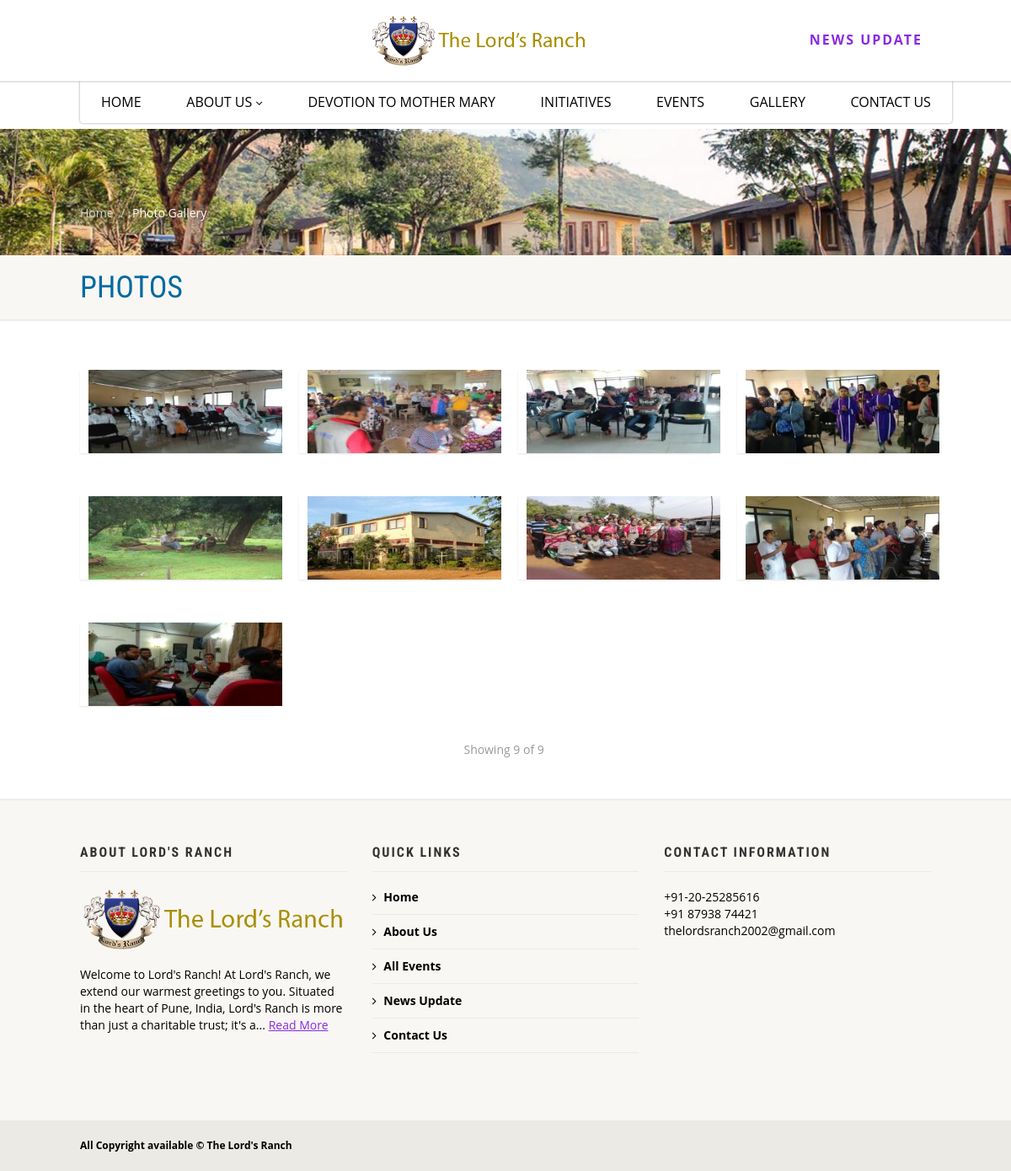
/gallery.php, run on the app's committed database.
### tables this page shows
CREATE TABLE `gallery` (
  `id` int(11) NOT NULL,
  `caption` varchar(225) NOT NULL,
  `file` varchar(255) NOT NULL
);

CREATE TABLE `welcome` (
  `id` int(11) NOT NULL,
  `body` varchar(5000) NOT NULL
);

CREATE TABLE `settings` (
  `id` int(11) NOT NULL,
  `site_name` varchar(45) NOT NULL,
  `site_title` varchar(60) NOT NULL,
  `email` varchar(60) NOT NULL,
  `site_desc` varchar(350) NOT NULL,
  `site_keyword` varchar(250) NOT NULL,
  `google_code` varchar(1000) NOT NULL,
  `street` varchar(100) NOT NULL,
  `city` varchar(60) NOT NULL,
  `country` varchar(50) NOT NULL,
  `phone` varchar(15) NOT NULL,
  `facebook` varchar(45) NOT NULL,
  `twitter` varchar(34) NOT NULL,
  `linkedin` varchar(45) NOT NULL,
  `status` varchar(25) NOT NULL
);

### idiorm.php (called while the page is built, shortened)
<?php
    class ORM implements ArrayAccess {
        protected static $_default_config = array(
            'connection_string' => 'sqlite::memory:',
            'id_column' => 'id',
            'id_column_overrides' => array(),
            'error_mode' => PDO::ERRMODE_EXCEPTION,
            'username' => null,
            'password' => null,
            'driver_options' => null,
            'identifier_quote_character' => null,
            'limit_clause_style' => null,
            'logging' => false,
            'logger' => null,
            'caching' => false,
            'caching_auto_clear' => false,
            'return_result_sets' => false,
        );
        protected static $_config = array();
        protected static $_db = array();
        protected static $_last_statement = null;
        protected $_connection_name;
        protected $_table_name;
        protected $_values = array();
        protected $_result_columns = array('*');
        protected $_join_sources = array();
        protected $_limit = null;
        protected $_offset = null;
        protected $_order_by = array();
        protected $_group_by = array();
        public static function configure($key, $value = null, $connection_name = self::DEFAULT_CONNECTION) {
            if (is_array($key)) {
                foreach ($key as $conf_key => $conf_value) {
                    self::configure($conf_key, $conf_value, $connection_name);
                }
            } else {
                if (is_null($value)) {
                    $value = $key;
                    $key = 'connection_string';
                }
                self::$_config[$connection_name][$key] = $value;
            }
        }
        public static function for_table($table_name, $connection_name = self::DEFAULT_CONNECTION) {
            return new self($table_name, array(), $connection_name);
        }
        protected static function _setup_db_config($connection_name) {
            if (!array_key_exists($connection_name, self::$_config)) {
                self::$_config[$connection_name] = self::$_default_config;
            }
        }
        public static function set_db($db, $connection_name = self::DEFAULT_CONNECTION) {
            self::$_db[$connection_name] = $db;
        }
        protected static function _setup_identifier_quote_character($connection_name) {
            if (is_null(self::$_config[$connection_name]['identifier_quote_character'])) {
                self::$_config[$connection_name]['identifier_quote_character'] =
                    self::_detect_identifier_quote_character($connection_name);
            }
        }
        public static function _setup_limit_clause_style($connection_name) {
            if (is_null(self::$_config[$connection_name]['limit_clause_style'])) {
                self::$_config[$connection_name]['limit_clause_style'] =
                    self::_detect_limit_clause_style($connection_name);
            }
        }
        protected static function _detect_identifier_quote_character($connection_name) {
            switch(self::get_db($connection_name)->getAttribute(PDO::ATTR_DRIVER_NAME)) {
                case 'mysql':
                case 'sqlite':
                case 'sqlite2':
                default:
                    return '`';
            }
        }
        protected static function _detect_limit_clause_style($connection_name) {
            switch(self::get_db($connection_name)->getAttribute(PDO::ATTR_DRIVER_NAME)) {
                default:
                    return ORM::LIMIT_STYLE_LIMIT;
            }
        }
        public static function get_db($connection_name = self::DEFAULT_CONNECTION) {
            return self::$_db[$connection_name];
        }
        public static function get_last_statement() {
            return self::$_last_statement;
        }
        protected static function _execute($query, $parameters = array(), $connection_name = self::DEFAULT_CONNECTION) {
            $statement = self::get_db($connection_name)->prepare($query);
            self::$_last_statement = $statement;
            $time = microtime(true);
            $q = $statement->execute();
            return $q;
        }
        protected static function _log_query($query, $parameters, $connection_name, $query_time) {
            if (!self::$_config[$connection_name]['logging']) {
                return false;
            }
            return true;
        }
        protected function __construct($table_name, $data = array(), $connection_name = self::DEFAULT_CONNECTION) {
            $this->_table_name = $table_name;
            $this->_connection_name = $connection_name;
        }
        public function find_array() {
            return $this->_run();
        }
        public function limit($limit) {
            $this->_limit = $limit;
            return $this;
        }
        public function offset($offset) {
            $this->_offset = $offset;
            return $this;
        }
        protected function _add_order_by($column_name, $ordering) {
            $column_name = $this->_quote_identifier($column_name);
            $this->_order_by[] = "{$column_name} {$ordering}";
            return $this;
        }
        public function order_by_desc($column_name) {
            return $this->_add_order_by($column_name, 'DESC');
        }
        protected function _build_select() {
            return $this->_join_if_not_empty(" ", array(
                $this->_build_select_start(),
                $this->_build_join(),
                $this->_build_where(),
                $this->_build_group_by(),
                $this->_build_having(),
                $this->_build_order_by(),
                $this->_build_limit(),
                $this->_build_offset(),
            ));
        }
        protected function _build_select_start() {
            $fragment = 'SELECT ';
            $result_columns = join(', ', $this->_result_columns);
            $fragment .= "{$result_columns} FROM " . $this->_quote_identifier($this->_table_name);
            return $fragment;
        }
        protected function _build_join() {
            if (count($this->_join_sources) === 0) {
                return '';
            }
            return join(" ", $this->_join_sources);
        }
        protected function _build_where() {
            return $this->_build_conditions('where');
        }
        protected function _build_having() {
            return $this->_build_conditions('having');
        }
        protected function _build_group_by() {
            if (count($this->_group_by) === 0) {
                return '';
            }
            return "GROUP BY " . join(", ", $this->_group_by);
        }
        protected function _build_conditions($type) {
            $conditions_class_property_name = "_{$type}_conditions";
            if (count($this->$conditions_class_property_name) === 0) {
                return '';
            }
            $conditions = array();
            return strtoupper($type) . " " . join(" AND ", $conditions);
        }
        protected function _build_order_by() {
            if (count($this->_order_by) === 0) {
                return '';
            }
            return "ORDER BY " . join(", ", $this->_order_by);
        }
        protected function _build_limit() {
            $fragment = '';
            if (!is_null($this->_limit) &&
                self::$_config[$this->_connection_name]['limit_clause_style'] == ORM::LIMIT_STYLE_LIMIT) {
                if (self::get_db($this->_connection_name)->getAttribute(PDO::ATTR_DRIVER_NAME) == 'firebird') {
                    $fragment = 'ROWS';
                } else {
                    $fragment = 'LIMIT';
                }
                $fragment .= " {$this->_limit}";
            }
            return $fragment;
        }
        protected function _build_offset() {
            if (!is_null($this->_offset)) {
                $clause = 'OFFSET';
                return "$clause " . $this->_offset;
            }
            return '';
        }
        protected function _join_if_not_empty($glue, $pieces) {
            $filtered_pieces = array();
            foreach ($pieces as $piece) {
                if (is_string($piece)) {
                    $piece = trim($piece);
                }
                if (!empty($piece)) {
                    $filtered_pieces[] = $piece;
                }
            }
            return join($glue, $filtered_pieces);
        }
        protected function _quote_one_identifier($identifier) {
            $parts = explode('.', $identifier);
            $parts = array_map(array($this, '_quote_identifier_part'), $parts);
            return join('.', $parts);
        }
        protected function _quote_identifier($identifier) {
            if (is_array($identifier)) {
                $result = array_map(array($this, '_quote_one_identifier'), $identifier);
                return join(', ', $result);
            } else {
                return $this->_quote_one_identifier($identifier);
            }
        }
        protected function _quote_identifier_part($part) {
            $quote_character = self::$_config[$this->_connection_name]['identifier_quote_character'];
            return $quote_character .
                   str_replace($quote_character,
                               $quote_character . $quote_character,
                               $part
                   ) . $quote_character;
        }
        protected function _run() {
            $query = $this->_build_select();
            $caching_enabled = self::$_config[$this->_connection_name]['caching'];
            self::_execute($query, $this->_values, $this->_connection_name);
            $statement = self::get_last_statement();
            $rows = array();
            while ($row = $statement->fetch(PDO::FETCH_ASSOC)) {
                $rows[] = $row;
            }
            $this->_values = array();
            $this->_result_columns = array('*');
            return $rows;
        }
        public function __call($name, $arguments)
        {
            $method = strtolower(preg_replace('/([a-z])([A-Z])/', '$1_$2', $name));
            if (method_exists($this, $method)) {
                return call_user_func_array(array($this, $method), $arguments);
            } else {
                throw new IdiormMethodMissingException("Method $name() does not exist in class " . get_class($this));
            }
        }
    }

### gallery.php (the view, shortened to what this page needs)
<?php include "header.php"; ?>
  <div class="nav-backed-header parallax" style="background-image:url(images/slide1.jpg);">
    <div class="container">
      <div class="row">
        <div class="col-md-12">
          <ol class="breadcrumb">
            <li><a href="index.php">Home</a></li>
            <li class="active">Photo Gallery</li>
          </ol>
        </div>
      </div>
    </div>
  </div>
  <div class="page-header">
    <div class="container">
      <div class="row">
        <div class="col-md-12">
          <h1>Photos</h1>
        </div>
      </div>
    </div>
  </div>
  <div class="main" role="main">
    <div id="content" class="content full">
      <div class="container">
        <div class="row">
          <ul class="isotope-grid" data-sort-id="gallery">
           <?php
                                $tbl_name="gallery";
         $get_gallery = ORM::for_table("$tbl_name")
                 ->find_array();
	$total_pages = count($get_gallery);
	$limit = 16;
	$page = $_GET['page'];
	if($page)
		$start = ($page - 1) * $limit;
	else
		$start = 0;
	                          $news = ORM::for_table("gallery")
                                          ->limit($limit)
                                          ->offset($start)
                                          ->order_by_desc('gallery.id')
                                           ->find_array();
                                  ?>
                                  <?php foreach ($news as $row):?>
                  <?php
	$next = $page + 1;
	$lastpage = ceil($total_pages/$limit);
	 ?>
			<li class="col-md-3 col-sm-3 grid-item post format-image">
              <div class="grid-item-inner"> <a href="uploads/<?php echo $row['file'];?>" data-rel="prettyPhoto" class="media-box"> <img src="uploads/<?php echo $row['file'];?>" alt=""> </a> </div>
            </li>
            <?php endforeach;?>
            </ul>
        </div>
        <div class="text-align-center">
           <span class="text-muted m-r-sm">
                                                             Showing
                                 <?php if($lastpage == $next-1):?>
                                    <?=$total_pages?>
                                <?php else:?>
                                <?=$page * $limit?>
                            <?php endif;?>
                                                             of <?=$total_pages?>
                                        </span>
        </div>
      </div>
    </div>
  </div>
  <?php include "footer.php"; ?>

### footer.php (shortened to what this page needs)
  <footer class="site-footer">
    <div class="container">
      <div class="row">
        <div class="col-md-4 col-sm-4 widget footer-widget">
          <h4 class="footer-widget-title">About Lord's Ranch</h4>
          <img src="images/logo.png" alt="Logo">
		  <?php
				$result = $db->prepare("SELECT * FROM welcome");
				$result->execute();
				for($i=0; $row = $result->fetch(); $i++){
				?>
          <div class="spacer-20"></div>
        <?php echo strip_tags(substr($row['body'],0,180)) ;?>...  <a href="about.php">Read More</a>
		  <?php } ?>
		</div>
        <div class="col-md-4 col-sm-4 widget footer-widget">
          <h4 class="footer-widget-title">Quick Links</h4>
          <ul>
            <li><a href="index.php">Home</a></li>
            <li><a href="about.php">About Us</a></li>
            <li><a href="events.php">All Events</a></li>
            <li><a href="news-updates.php">News Update</a></li>
            <li><a href="contact.php">Contact Us</a></li>
          </ul>
        </div>
		 <?php
				$result = $db->prepare("SELECT * FROM settings");
				$result->execute();
				for($i=0; $row = $result->fetch(); $i++){
               ?>
        <div class="col-md-4 col-sm-4 widget footer-widget">
          <h4 class="footer-widget-title">Contact Information</h4>
          <?php echo $row['phone']; ?> </br>
		  <?php echo $row['linkedin']; ?></br>
		 <?php echo $row['email']; ?>
        </div>
      </div>
    </div>
  </footer>
  <footer class="site-footer-bottom">
    <div class="container">
      <div class="row">
        <div class="copyrights-col-left col-md-6 col-sm-6">
          <p>All Copyright available &copy; The Lord's Ranch</p>
        </div>
        <div class="copyrights-col-right col-md-6 col-sm-6">
      </div>
    </div>
	<?php } ?>
  </footer>
</div>
</body>
</html>

### data on the page
gallery: file (picture)
gallery: file (picture)
gallery: file (picture)
gallery: file (picture)
gallery: file (picture)
gallery: file (picture)
gallery: file (picture)
gallery: file (picture)
gallery: file (picture)
welcome: body "Welcome to Lord's Ranch! At Lord's Ranch, we extend our warmest greetings to you. Situated in the heart of Pune, India, Lord's Ranch is more than just a charitable trust; it's a"
settings: phone "+91-20-25285616", linkedin "+91 87938 74421", email "thelordsranch2002@gmail.com"

### other printed values
$total_pages "9"
